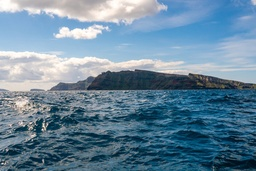
#> input picture 6. Cluster Analysis in Python/sea.jpg, 256 x 171 px, shrunk from 608 x 405 before the run
$ jupyter execute --allow-errors Tutorial_Codes.ipynb
#> lines starting #> are read from the running program, lines starting #| are printed output that depends on the picture; long printed decimals are rounded
[cell 1]
# ================= Hierarchical Clustering with Visualization =================
from matplotlib import pyplot as plt
import seaborn as sns
import pandas as pd

from scipy.cluster.hierarchy import linkage, fcluster, dendrogram
from scipy.cluster.vq import whiten

# Input data: coordinates for clustering
x_coordinates = [80.1, 93.1, 86.6, 98.5, 86.4, 9.5, 15.2, 3.4, 10.4, 20.3, 44.2, 56.8, 49.2, 62.5, 44.0]
y_coordinates = [87.2, 96.1, 95.6, 92.4, 92.4, 57.7, 49.4, 47.3, 59.1, 55.5, 25.6, 2.1, 10.9, 24.1, 10.3]

# Scale the coordinates using the whiten method for normalization
x_scaled_coordinates = whiten(x_coordinates)
y_scaled_coordinates = whiten(y_coordinates)

# Create a DataFrame to hold the scaled coordinates
df = pd.DataFrame({
    'x_coordinate': x_scaled_coordinates,
    'y_coordinate': y_scaled_coordinates
})

# Perform hierarchical clustering using Ward's method with Euclidean distance
Z = linkage(df, method='ward', metric='euclidean')

# Assign cluster labels to data points (3 clusters in this case)
df['cluster_labels'] = fcluster(Z, 3, criterion='maxclust')

# Plot scatter plot with cluster labels
sns.scatterplot(
    x='x_coordinate',
    y='y_coordinate',
    hue='cluster_labels',
    palette='tab10',
    data=df
)
plt.title("Scatter Plot of Hierarchical Clusters")
plt.xlabel("Scaled X Coordinate")
plt.ylabel("Scaled Y Coordinate")
plt.legend(title="Cluster Labels")
plt.show()
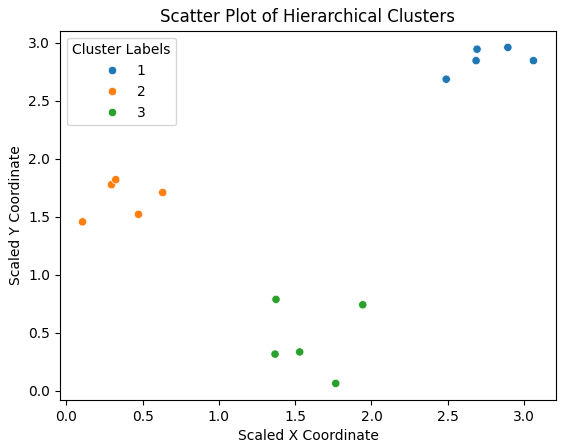
#> figure drawn by matplotlib, 1 panel

# Plot the dendrogram to visualize hierarchical clustering
plt.figure(figsize=(7, 5))
dendrogram(Z)
plt.title("Dendrogram of Hierarchical Clustering")
plt.xlabel("Data Points")
plt.ylabel("Euclidean Distance")
plt.show()
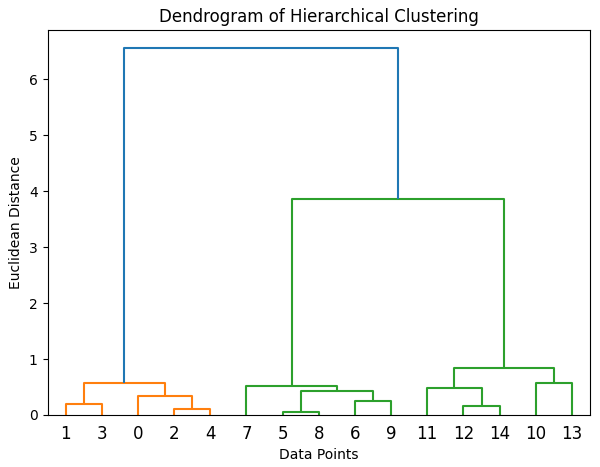
#> figure drawn by matplotlib, 1 panel

[cell 2]
# ================= K-means Clustering and Elbow Method =================
from matplotlib import pyplot as plt
import seaborn as sns
import pandas as pd
import random

from scipy.cluster.vq import kmeans, vq, whiten

# Set random seed for reproducibility
random.seed(10)

# Input data: coordinates for clustering
x_coordinates = [80.1, 93.1, 86.6, 98.5, 86.4, 9.5, 15.2, 3.4, 10.4, 20.3, 44.2, 56.8, 49.2, 62.5, 44.0]
y_coordinates = [87.2, 96.1, 95.6, 92.4, 92.4, 57.7, 49.4, 47.3, 59.1, 55.5, 25.6, 2.1, 10.9, 24.1, 10.3]

# Scale the coordinates using the whiten method for normalization
x_scaled_coordinates = whiten(x_coordinates)
y_scaled_coordinates = whiten(y_coordinates)

# Create a DataFrame to hold the scaled coordinates
df = pd.DataFrame({
    'x_coordinate': x_scaled_coordinates,
    'y_coordinate': y_scaled_coordinates
})

# ================= Perform K-means Clustering =================
# Cluster the data into 3 clusters
centroids, _ = kmeans(df, 3)
df['cluster_labels'], _ = vq(df, centroids)

# Plot scatter plot of the clusters
sns.scatterplot(
    x='x_coordinate',
    y='y_coordinate',
    hue='cluster_labels',
    palette='tab10',
    data=df
)
plt.title("Scatter Plot of K-means Clusters")
plt.xlabel("Scaled X Coordinate")
plt.ylabel("Scaled Y Coordinate")
plt.legend(title="Cluster Labels")
plt.show()

# ================= Elbow Method for Optimal Clusters =================
# Compute distortions for a range of cluster numbers
distortions = []
num_clusters = range(2, 7)

for i in num_clusters:
    centroids, distortion = kmeans(df, i)
    distortions.append(distortion)

# Create a DataFrame for the Elbow plot
elbow_plot_data = pd.DataFrame({
    'num_clusters': num_clusters,
    'distortions': distortions
})

# Plot the Elbow curve
sns.lineplot(
    x='num_clusters',
    y='distortions',
    marker='o',
    data=elbow_plot_data
)
plt.title("Elbow Method for Optimal Number of Clusters")
plt.xlabel("Number of Clusters")
plt.ylabel("Distortion")
plt.show()
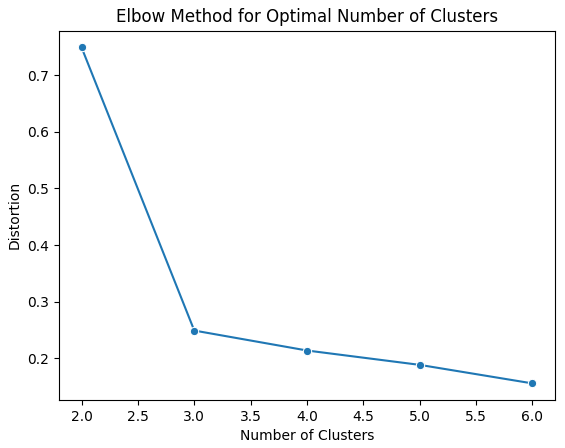
#> figure drawn by matplotlib, 1 panel

[cell 3]
# ================= Dominant Colors in Images via K-means Clustering =================
import matplotlib.image as img
import matplotlib.pyplot as plt
import pandas as pd
import seaborn as sns

from scipy.cluster.vq import kmeans

# Load the image
image = img.imread('sea.jpg')  # Replace 'sea.jpg' with your image file path
#> image is the input picture: shape (171, 256, 3); mean R, G, B 104.5, 134.8, 155.7
print(f"Image shape: {image.shape}", end="\n\n")  # Check image dimensions (height, width, channels)
#| Image shape: (171, 256, 3)

# Extract RGB values from the image
r, g, b = [], [], []
for row in image:
    for pixel in row:
        # A pixel contains RGB values
        temp_r, temp_g, temp_b = pixel[:3]  # Ensure we only extract the first 3 channels
        r.append(temp_r)
        g.append(temp_g)
        b.append(temp_b)
#> after the loop, b = 43776 items; g = 43776 items; r = 43776 items

# Create a DataFrame for the pixel data
pixels = pd.DataFrame({'red': r, 'green': g, 'blue': b})
#> pixels = table of 43776 rows and 3 columns

# Scale the pixel values to normalize data
pixels['scaled_red'] = pixels['red'] / 255.0
pixels['scaled_green'] = pixels['green'] / 255.0
pixels['scaled_blue'] = pixels['blue'] / 255.0

# ================= Elbow Method for Optimal Clusters =================
distortions = []
num_clusters = range(1, 11)

# Compute distortions for a range of cluster numbers
for i in num_clusters:
    cluster_centers, distortion = kmeans(pixels[['scaled_red', 'scaled_green', 'scaled_blue']], i)
    distortions.append(distortion)
#> this loop made 10 passes
#> distortion on passes 3 to 10: 0.153, 0.126, 0.11, 0.0978, 0.0891, 0.0818, 0.0766, 0.0721
#> (cluster_centers, distortion) on passes 1 to 2: ([[0.41, 0.529, 0.611]], 0.378), ([[0.623, 0.713, 0.793], [0.167, 0.319, 0.404]], 0.194)
#> after the loop, distortions = [0.378, 0.194, 0.153, 0.126, 0.11, 0.0978, 0.0891, 0.0818, 0.0766, 0.0721]

# Create a DataFrame for the Elbow plot
elbow_plot = pd.DataFrame({'num_clusters': num_clusters, 'distortions': distortions})
#> elbow_plot = table of 10 rows and 2 columns

# Plot the Elbow curve
sns.lineplot(x='num_clusters', y='distortions', data=elbow_plot, marker='o')
plt.title("Elbow Method for Optimal Number of Clusters")
plt.xlabel("Number of Clusters")
plt.ylabel("Distortion")
plt.xticks(num_clusters)
plt.show()
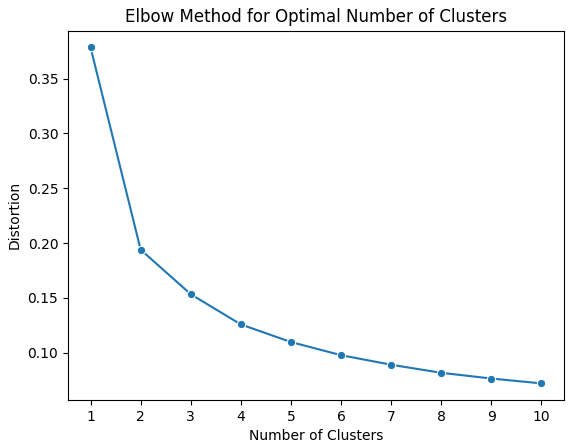
#> figure drawn by matplotlib, 1 panel; curve peaks at x = 1, y = 0.378

# ================= Dominant Colors Identification =================
# Perform K-means clustering with the chosen number of clusters (e.g., 2)
optimal_clusters = 4  # Replace with your chosen value based on the Elbow plot
cluster_centers, _ = kmeans(pixels[['scaled_red', 'scaled_green', 'scaled_blue']], optimal_clusters)
#> cluster_centers = [[0.83, 0.831, 0.84], [0.0804, 0.236, 0.32], [0.293, 0.437, 0.523], [0.525, 0.663, 0.783]]

# Rescale cluster centers back to the RGB range (0-255)
colors = []
r_std, g_std, b_std = pixels[['red', 'green', 'blue']].std()  # Standard deviations
#> r_std = 70.68; g_std = 57.66; b_std = 56.49
for cluster_center in cluster_centers:
    scaled_r, scaled_g, scaled_b = cluster_center
    colors.append((
        scaled_r * r_std / 255.0,
        scaled_g * g_std / 255.0,
        scaled_b * b_std / 255.0
    ))
#> this loop made 4 passes
#> after the loop, colors = [(0.23, 0.188, 0.186), (0.0223, 0.0533, 0.0709), (0.0812, 0.0989, 0.116), (0.146, 0.15, 0.173)]

# Display the dominant colors
print("Dominant Colors (in scaled RGB format):", colors, end="\n\n")
#| Dominant Colors (in scaled RGB format): [(0.23, 0.1878, 0.186), (0.02228, 0.0533, 0.07085), (0.0812, 0.09886, 0.1158), (0.1456, 0.1499, 0.1734)]
plt.imshow([colors])
plt.title("Dominant Colors")
plt.axis("off")
plt.show()
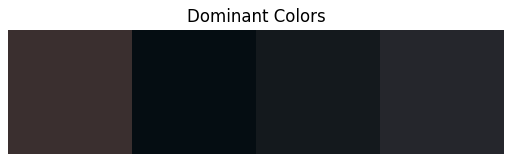
#> figure drawn by matplotlib, 1 panel

[cell 4]
# ================= Text Clustering with TF-IDF and K-means =================
import pandas as pd

import re
from nltk.tokenize import word_tokenize
from sklearn.feature_extraction.text import TfidfVectorizer
import nltk

from scipy.cluster.vq import kmeans

# ================= Function to Remove Noise from Text =================
def remove_noise(text: str, stop_words: list = []) -> list:
    """
    Preprocess text by removing noise (non-alphanumeric characters, stopwords, and short tokens).

    Args:
        text (str): Input text to preprocess.
        stop_words (list): List of stopwords to exclude from the text.

    Returns:
        list: List of cleaned, lowercase tokens.
    """
    tokens = word_tokenize(text)
    cleaned_tokens = []
    for token in tokens:
        # Remove non-alphanumeric characters
        token = re.sub('[^A-Za-z0-9]+', '', token)
        if len(token) > 1 and token.lower() not in stop_words:
            # Add cleaned and lowercase token
            cleaned_tokens.append(token.lower())
    return cleaned_tokens

# Example usage of the remove_noise function
sample_text = "It is lovely weather we are having. I hope the weather continues."
stop_words = ["it", "is", "we", "are", "the", "i"]
print("Cleaned Tokens:", remove_noise(sample_text, stop_words=stop_words), end="\n\n")
#> (the call stopped at in remove_noise, `tokens = word_tokenize(text)`: nltk is not available in this run)

# ================= TF-IDF Vectorization =================
# Replace 'data' with your list of text documents
data = [
    "The sky is blue and beautiful.",
    "Love this blue and beautiful sky!",
    "The quick brown fox jumps over the lazy dog.",
    "A king's breakfast has sausages, ham, bacon, eggs, toast, and beans",
    "I love green eggs, ham, sausages, and bacon!",
    "The brown fox is quick and the blue dog is lazy!",
    "The sky is very blue and the sky is very beautiful today."
]

# Initialize the TF-IDF Vectorizer with the custom tokenizer
tfidf_vectorizer = TfidfVectorizer(
    max_df=0.8,
    max_features=50,
    min_df=0.2,
    tokenizer=lambda text: remove_noise(text, stop_words=stop_words)
)
